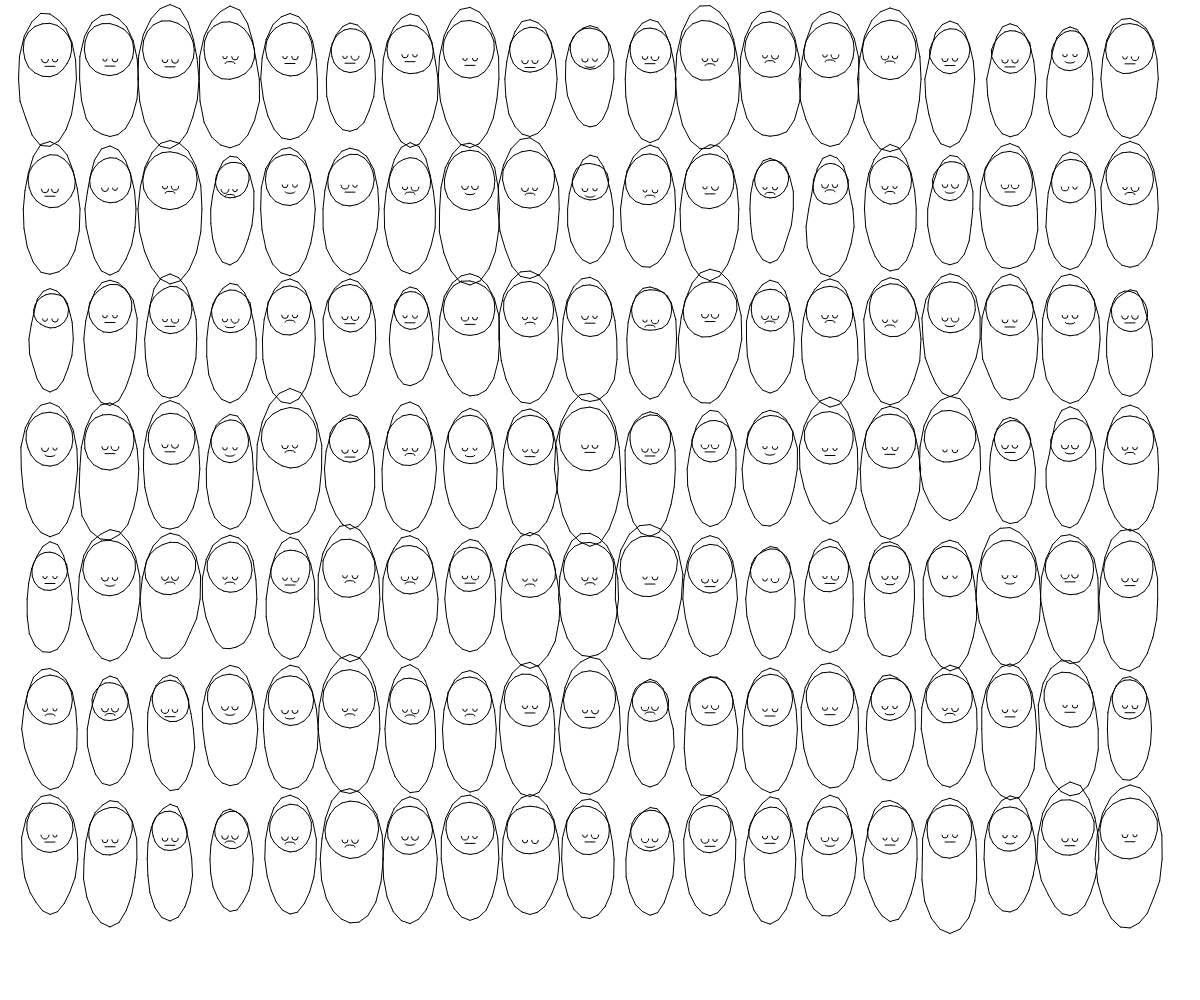
Frame 1 (no input)
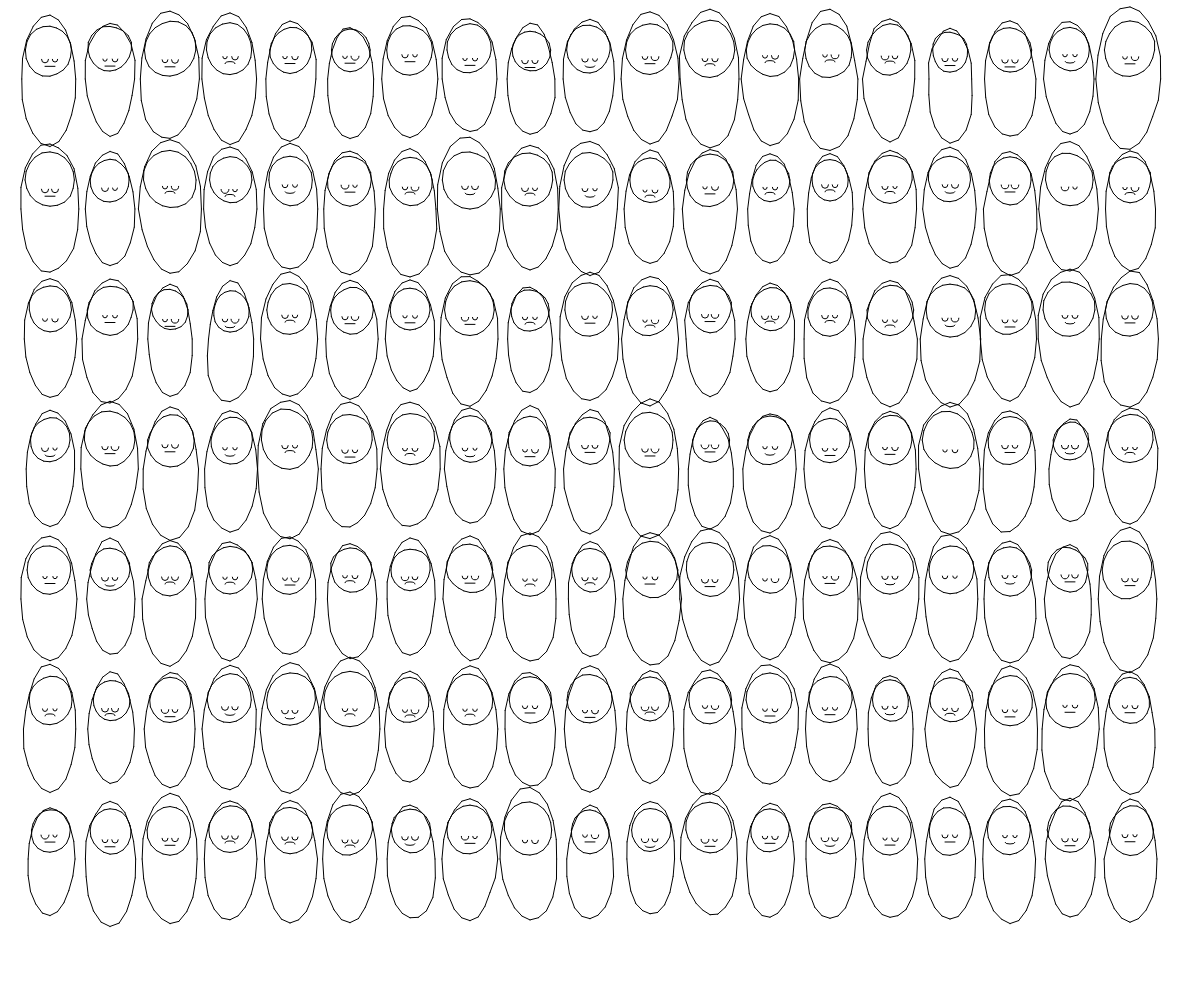
Frame 60 (no input)
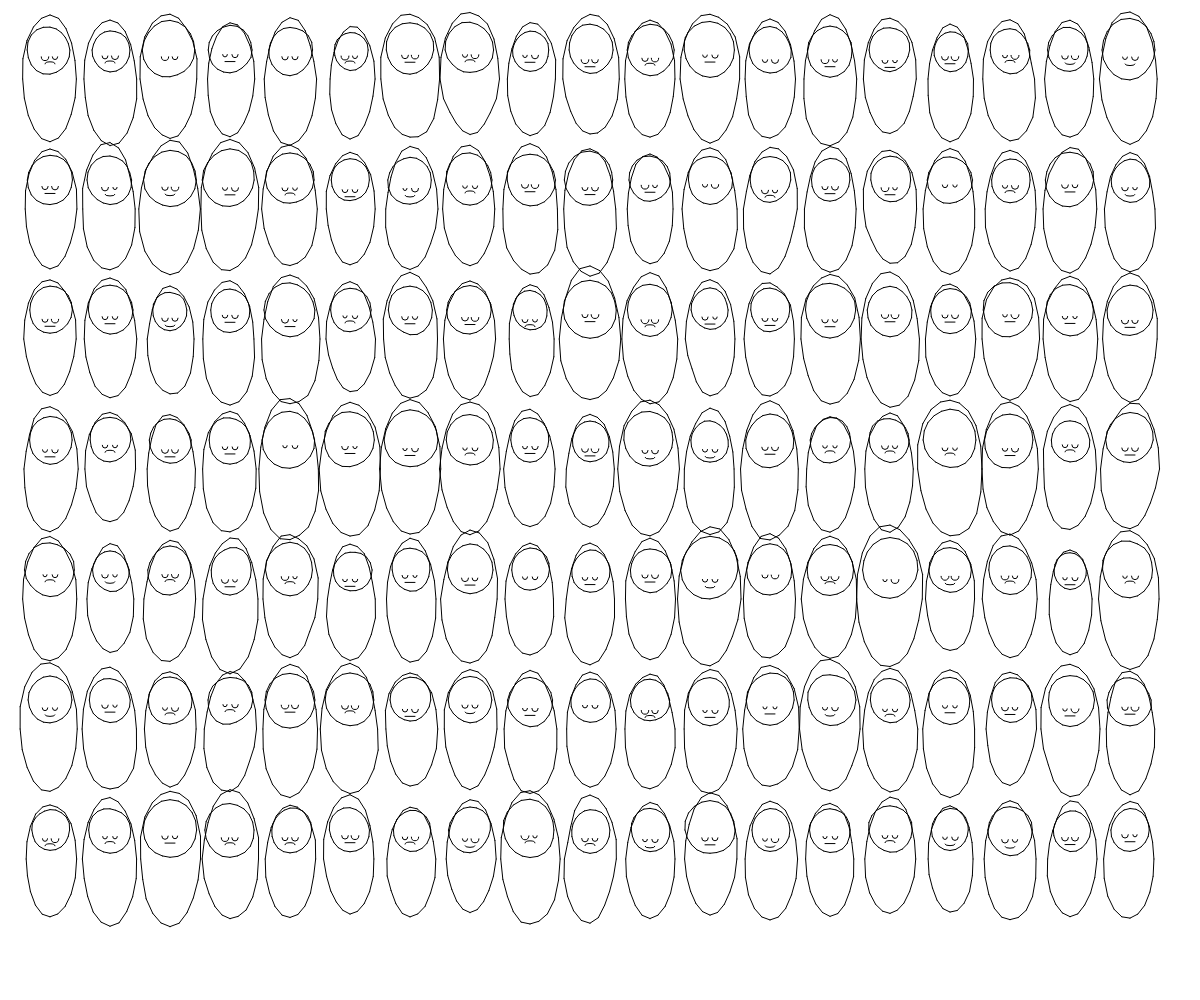
Frame 120 (the mouse pressed at the canvas centre since frame 60)

The p5.js sketch that drew these frames (run headless with seeded random() and noise() and a simulated clock; from frame 60 on, the mouse is pressed at the canvas centre):

// p5.js sketch
// ── sketch.js
var columns;
var rows = 8;
var cellDiam = 100;
var maps = [];

var xR = 0.6;
var yR = 1.3;

function setup() {
  createCanvas(windowWidth, windowHeight);
  ellipseMode(CENTER);

  columns = (width / (cellDiam*xR)) - 1;
  rows = (height / (cellDiam*yR)) - 1;

  init();
}

function init() {
  maps.length = 0;
  for (let y = 0; y < rows; y++) {
    for (let x = 0; x < columns; x++) {
      maps.push(new NeuroMap(x * (cellDiam*xR), y * cellDiam*yR));
    }
  }
}

function mousePressed() {
  init();
}

function draw() {
  background(255);
  maps.forEach(function(nMap) {
    nMap.draw();
  });
}


class NeuroMap {

  constructor(originX, originY) {
    this.originX = originX;
    this.originY = originY;
    this.radius = cellDiam / 6;
    this.radiusVariation = random(this.radius * 1.1, this.radius * 1.5);
    this.noiseScale = 0.2;

    if (random(0, 100) > 97) {
      //this.radius = cellDiam / 7;
      //this.noiseScale = random(0.5, 2.5);
      //this.radiusVariation = random(this.radius * 1.5, this.radius * 2.8);
    }

    this.segments = 20;

    this.eyeASize = 4 + random(0, 4);
    this.eyeBSize = 4 + random(0, 4);
    this.eyeAHeight = random(-3, 3);
    this.eyeBHeight = this.eyeAHeight + random(-2, 1);
    this.eyeAX = this.originX + cellDiam / 2 - 5;
    this.eyeBX = this.originX + cellDiam / 2 + 5;
    this.eyeY = this.originY + this.eyeAHeight + (cellDiam - (cellDiam / 2.3));
    this.nextBlink = millis() + random(random(10000, 30000), random(55000, 100000));
    this.mouthType = random(0, 100);

  }

  coord(pointIndex) {
    var angle = TWO_PI / this.segments * pointIndex;
    var cosAngle = cos(angle);
    var sinAngle = sin(angle) * 1.1;
    var time = (frameCount) * 1e-2;
    var noiseValue = noise(this.originX + (this.noiseScale * cosAngle + this.noiseScale), this.originY + (this.noiseScale * sinAngle + this.noiseScale), time);
    var coordRadius = (this.radius/1.4) + this.radiusVariation * noiseValue;
    return createVector(this.originX + (cellDiam / 2) + coordRadius * cosAngle, this.originY + (cellDiam / 2) + coordRadius * sinAngle);
  }

  bodyCoord(pointIndex) {
    var angle = TWO_PI / this.segments * pointIndex;
    var cosAngle = cos(angle);
    var sinAngle = 2.3*sin(angle);
    var time = (frameCount*1.2) * 1e-2;
    var noiseValue = noise(this.originX + (this.noiseScale * cosAngle + this.noiseScale), this.originY + (this.noiseScale * sinAngle + this.noiseScale), time);
    var coordRadius = this.radius + this.radiusVariation * noiseValue;
    return createVector(this.originX + (cellDiam / 2) + coordRadius * cosAngle, this.originY + (cellDiam / 2) + coordRadius * sinAngle);
  }

  draw() {

    stroke(0);
    fill(255);

    //Head
    for (let i = 0; i < this.segments; ++i) {
      let a = this.coord(i);
      let b = this.coord(i + 1);
      line(a.x, a.y, b.x, b.y);
    }

    //Body
    let bodyOffset = 29;
    for (let i = 0; i < this.segments; ++i) {
      let a = this.bodyCoord(i);
      let b = this.bodyCoord(i + 1);
      line(a.x, a.y+bodyOffset, b.x, b.y+bodyOffset);
    }

    //Eyes
    if (millis() > this.nextBlink) {
      if (millis() < this.nextBlink + 1000) {
        ellipse(this.eyeAX, this.eyeY, this.eyeASize, this.eyeASize);
        ellipse(this.eyeBX, this.eyeY + this.eyeBHeight, this.eyeBSize, this.eyeBSize);

      } else {
        this.nextBlink = millis() + random(25000, 45000);
      }
    } else {
      arc(this.eyeAX, this.eyeY + 1, this.eyeASize, this.eyeASize, 0, PI);
      arc(this.eyeBX, this.eyeY + 1, this.eyeBSize, this.eyeBSize, 0, PI);
    }

    //Mouth
    let mouthY = this.eyeY + 8;
    let mouthWidth = this.eyeBX - this.eyeAX;
    if (this.mouthType < 20) {
      arc(this.eyeAX + mouthWidth / 2, mouthY, mouthWidth, 3, 0, PI);
    } else if (this.mouthType < 40) {
      arc(this.eyeAX + mouthWidth / 2, mouthY, mouthWidth, 4, PI, 0);
    } else if (this.mouthType < 45) {
      arc(this.eyeAX + mouthWidth / 2, mouthY, mouthWidth, 4, PI, PI);
    } else {
      line(this.eyeAX, mouthY, this.eyeBX, mouthY);
    }



  }
}
